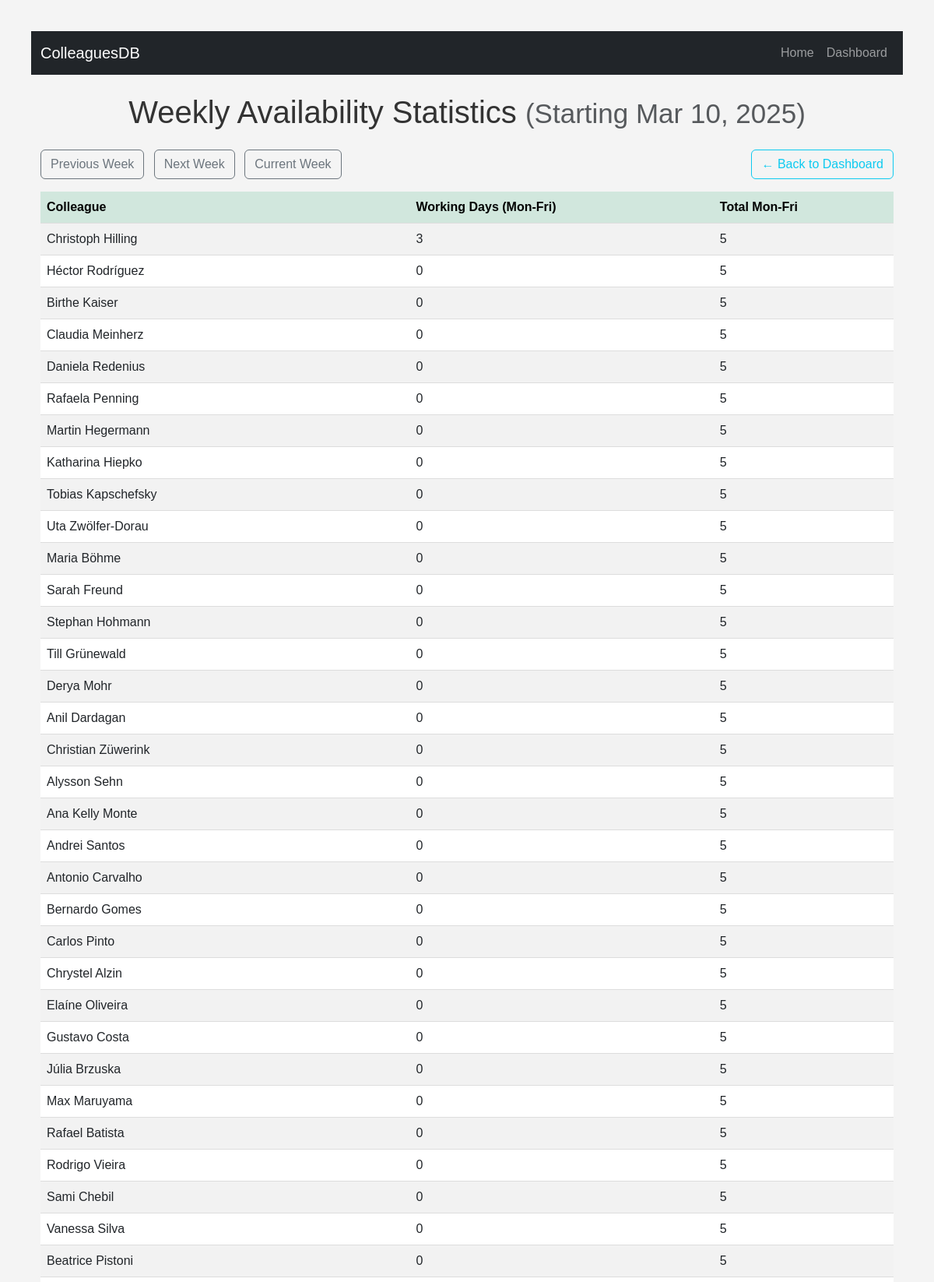
Screenshot of /stats (upper part) with the database file from the repository.
### myapp/models.py (models this page shows)
class CalendarEntry(db.Model):
    id = db.Column(db.Integer, primary_key=True)
    colleague_id = db.Column(db.Integer, db.ForeignKey('colleague.id'), nullable=False)
    date = db.Column(db.Date, nullable=False)
    entry_type = db.Column(db.String(50))  # holiday, business_trip, etc.
    notes = db.Column(db.Text)

class Colleague(db.Model):
    id = db.Column(db.Integer, primary_key=True)
    name = db.Column(db.String(100), nullable=False)
    department = db.Column(db.String(50))
    country = db.Column(db.String(50))

### myapp/__main__.py (the view)
@app.route('/stats')
def stats():
    start_str = request.args.get('start', None)
    if start_str:
        try:
            start_date = datetime.strptime(start_str, "%Y-%m-%d").date()
        except ValueError:
            start_date = get_current_monday()
    else:
        start_date = get_current_monday()
    num_days = 5  # only Mon-Fri
    date_columns = [start_date + timedelta(days=i) for i in range(num_days)]
    colleagues = Colleague.query.all()
    entries = CalendarEntry.query.filter(
        CalendarEntry.date >= start_date,
        CalendarEntry.date < start_date + timedelta(days=num_days)
    ).all()
    working_counts = {}
    for colleague in colleagues:
        working_counts[colleague.id] = 0
    for e in entries:
        if e.entry_type == "Working":
            working_counts[e.colleague_id] += 1
    stats_data = []
    for colleague in colleagues:
        stats_data.append({
            "colleague": colleague,
            "working_days": working_counts[colleague.id],
            "total_days": 5
        })
    prev_monday = (start_date - timedelta(days=7)).strftime("%Y-%m-%d")
    next_monday = (start_date + timedelta(days=7)).strftime("%Y-%m-%d")
    current_monday = get_current_monday().strftime("%Y-%m-%d")
    return render_template(
        "stats.html",
        start_date=start_date,
        stats_data=stats_data,
        prev_link=url_for('stats', start=prev_monday),
        next_link=url_for('stats', start=next_monday),
        current_link=url_for('stats', start=current_monday),
    )

### myapp/__main__.py (called while the page is built)
def get_current_monday():
    print("DEBUG: datetime.now() =", datetime.now())
    print("DEBUG: System weekday() is:", datetime.now().weekday())
    override = os.environ.get('FAKE_CURRENT_DATE')
    if override:
        forced_date = datetime.strptime(override, "%Y-%m-%d").date()
        return forced_date - timedelta(days=forced_date.weekday())
    else:
        today = datetime.now().date()
        return today - timedelta(days=today.weekday())

### myapp/templates/stats.html
{% extends "base.html" %}
{% block content %}
<h1 class="mb-4 text-center">
  Weekly Availability Statistics
  <small class="text-muted">(Starting {{ start_date.strftime("%b %d, %Y") }})</small>
</h1>
<div class="d-flex justify-content-between align-items-center mb-3">
  <div>
    <a class="btn btn-outline-secondary me-2" href="{{ prev_link }}">Previous Week</a>
    <a class="btn btn-outline-secondary me-2" href="{{ next_link }}">Next Week</a>
    <a class="btn btn-outline-secondary me-2" href="{{ current_link }}">Current Week</a>
  </div>
  <a class="btn btn-outline-info" href="{{ url_for('dashboard') }}">
    ← Back to Dashboard
  </a>
</div>
<div class="table-responsive">
  <table class="table table-striped table-hover align-middle">
    <thead class="table-success">
      <tr>
        <th>Colleague</th>
        <th>Working Days (Mon-Fri)</th>
        <th>Total Mon-Fri</th>
      </tr>
    </thead>
    <tbody>
      {% for item in stats_data %}
      <tr>
        <td>{{ item.colleague.name }}</td>
        <td>{{ item.working_days }}</td>
        <td>{{ item.total_days }}</td>
      </tr>
      {% endfor %}
    </tbody>
  </table>
</div>
{% endblock %}

### myapp/static/style.css (style rules this page uses)
body { font-family: Arial, sans-serif; margin: 20px; padding: 20px; background-color: #f4f4f4; }
h1 { text-align: center; color: #333; }
th, td { padding: 12px; text-align: left; border-bottom: 1px solid #ddd; }
th { background-color: #4CAF50; color: white; }

### rows the page displays
CalendarEntry: strftime "Mar 10, 2025"
Colleague: colleague.name "Christoph Hilling"
Colleague: colleague.name "Héctor Rodríguez"
Colleague: colleague.name "Birthe Kaiser"
Colleague: colleague.name "Claudia Meinherz"
Colleague: colleague.name "Daniela Redenius"
Colleague: colleague.name "Rafaela Penning"
Colleague: colleague.name "Martin Hegermann"
Colleague: colleague.name "Katharina Hiepko"
Colleague: colleague.name "Tobias Kapschefsky"
Colleague: colleague.name "Uta Zwölfer-Dorau"
Colleague: colleague.name "Maria Böhme"
Colleague: colleague.name "Sarah Freund"
Colleague: colleague.name "Stephan Hohmann"
Colleague: colleague.name "Till Grünewald"
Colleague: colleague.name "Derya Mohr"
Colleague: colleague.name "Anil Dardagan"
Colleague: colleague.name "Christian Züwerink"
Colleague: colleague.name "Alysson Sehn"
Colleague: colleague.name "Ana Kelly Monte"
Colleague: colleague.name "Andrei Santos"
Colleague: colleague.name "Antonio Carvalho"
Colleague: colleague.name "Bernardo Gomes"
Colleague: colleague.name "Carlos Pinto"
Colleague: colleague.name "Chrystel Alzin"
Colleague: colleague.name "Elaíne Oliveira"
Colleague: colleague.name "Gustavo Costa"
Colleague: colleague.name "Júlia Brzuska"
Colleague: colleague.name "Max Maruyama"
Colleague: colleague.name "Rafael Batista"
Colleague: colleague.name "Rodrigo Vieira"
Colleague: colleague.name "Sami Chebil"
Colleague: colleague.name "Vanessa Silva"
Colleague: colleague.name "Beatrice Pistoni"

### other values shown
{{ item.working_days }} "3" "0" "0" "0" "0" "0" "0" "0" "0" "0" "0" "0" "0" "0" "0" "0" "0" "0" "0" "0" "0" "0" "0" "0" "0" "0" "0" "0" "0" "0" "0" "0" "0"
{{ item.total_days }} "5" "5" "5" "5" "5" "5" "5" "5" "5" "5" "5" "5" "5" "5" "5" "5" "5" "5" "5" "5" "5" "5" "5" "5" "5" "5" "5" "5" "5" "5" "5" "5" "5"
